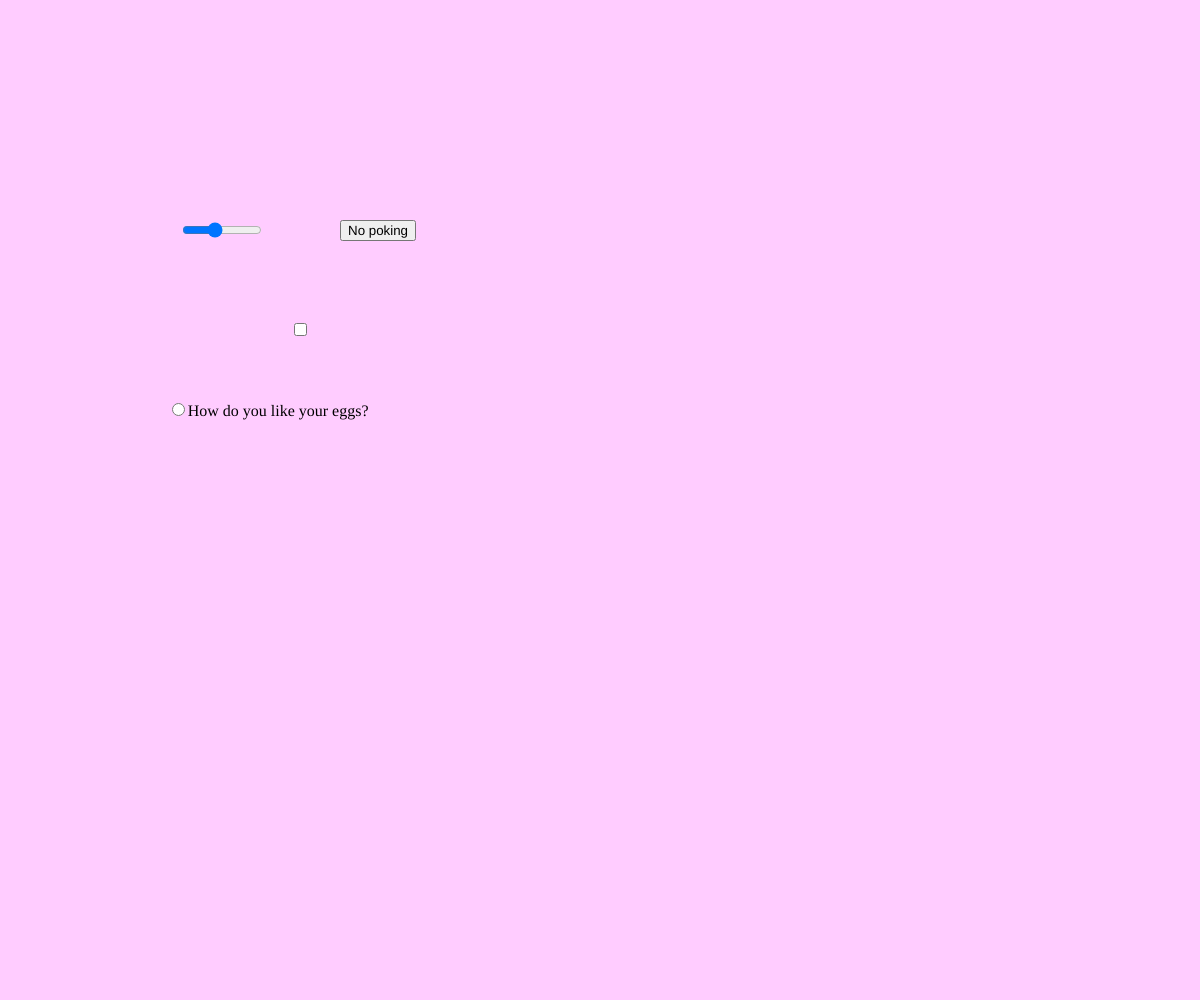
Frame 1 (no input)
Frame 60 (no input): identical to frame 1, image omitted
Frame 120 (the mouse pressed at the canvas centre since frame 60): identical to frame 1, image omitted

The p5.js sketch that drew this single still picture (run headless with seeded random() and noise() and a simulated clock; from frame 60 on, the mouse is pressed at the canvas centre):

// p5.js sketch
// ── sketch.js
var radio;
var slider;
var button;
var button;
var checkbox;

function setup(){
	
	//ØJE AF SLIDER
	slider = createSlider(0,255,100);
	slider.position(180,220);
	slider.style('width','80px');
	
	//ØJE AF KNAP
	button = createButton('No poking');
	button.position(340,220);
	
	//NÆSE AF CHECKBOX
	checkbox = createCheckbox(' ', false);
	checkbox.position(290,320);
	
	//MUND AF RADIOS
	radio = createRadio();
	radio.option(' ', 'Hello');
	radio.option(' ', 'The weather is nice');
	radio.option(' ', 'Ooh, you look beautiful');
	radio.option(' ', 'What is that between your teeth?');
	radio.option(' ','Stop touching my face!');
	radio.option(' ','I think I like you');	
	radio.option(' ','How are you?');
	radio.option(' ','Theres something behind you.. dont look!');
	radio.option(' ','Nope. Nothings happening when you play with my eyes..');
	radio.option(' ','What I want for christmas is yoooouuuu');
	radio.option(' ','How do you like your eggs?');
	
	textAlign(CENTER);
	radio.position(width/0.6,400);
	

}


function draw(){
	createCanvas(windowWidth,windowHeight);
	background(255, 204, 255);
	var val = radio.value(); //Den tekst (value) der er skrevet i de forskellige radios, kalder vi val
	if (val){
		text(' '+val, 30, 150); //Når der klikkes, skriver den, den tilhørende value/tekst
	}
	

}
